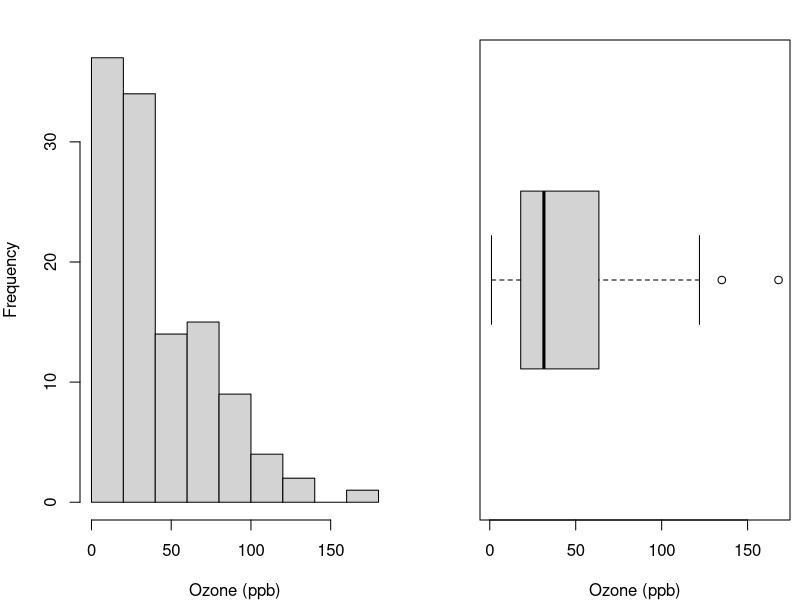
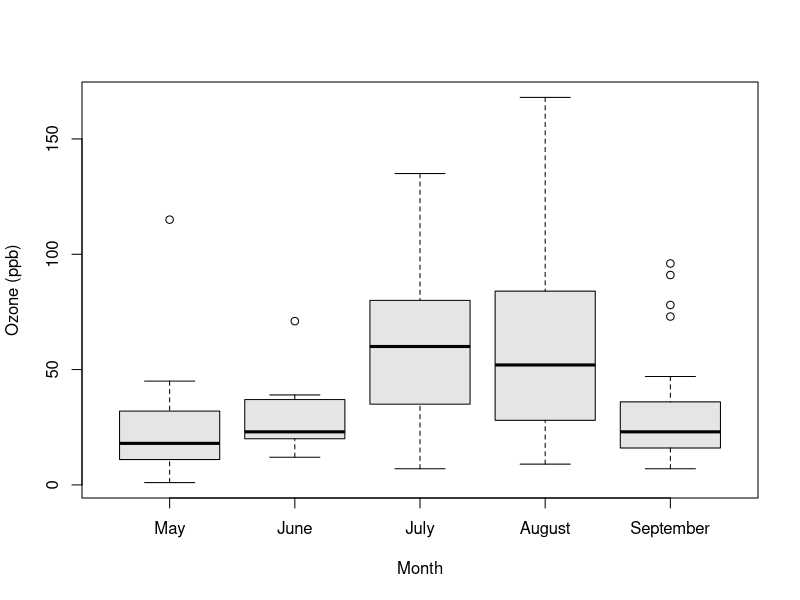
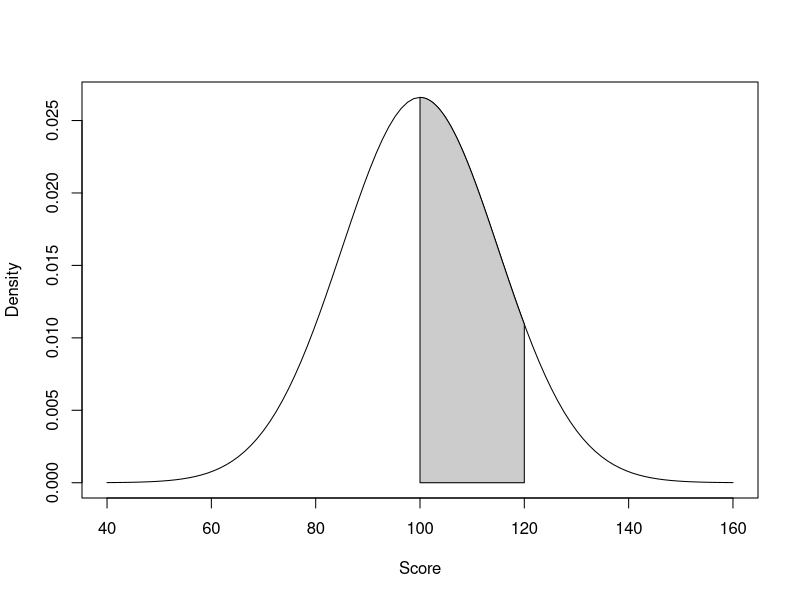
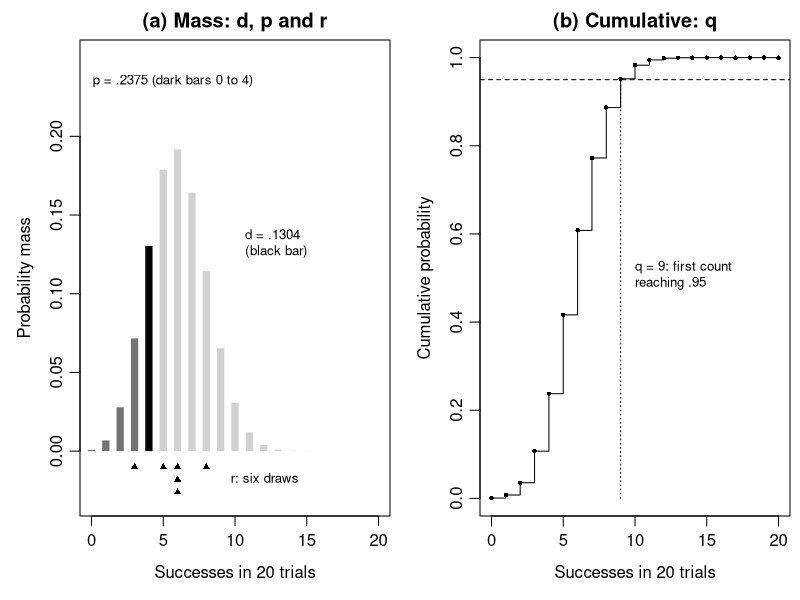
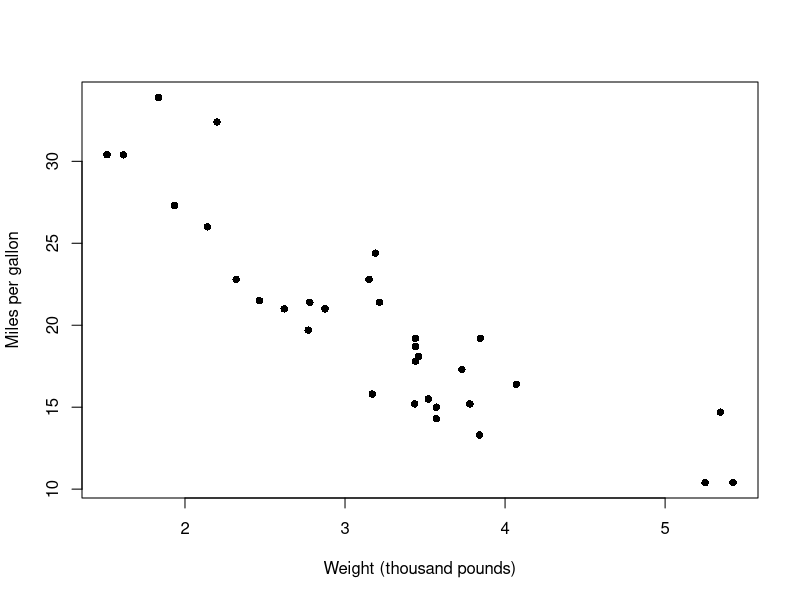
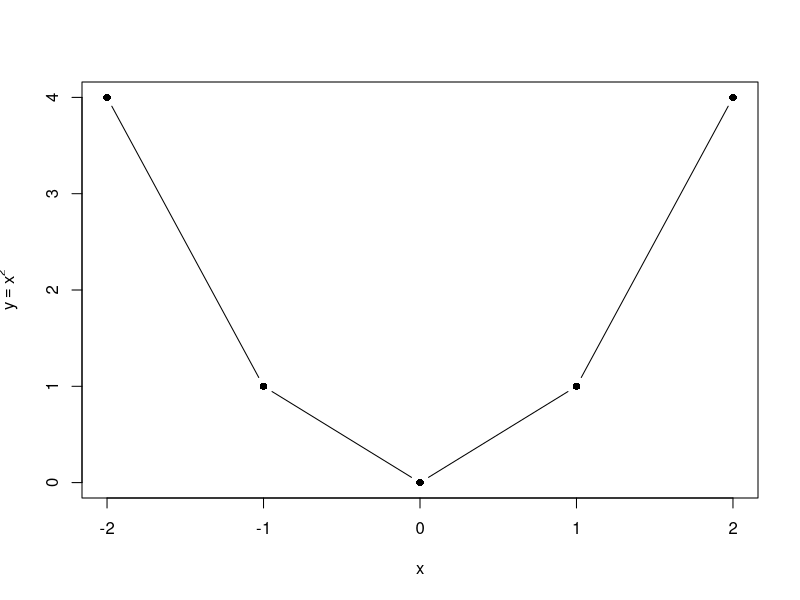
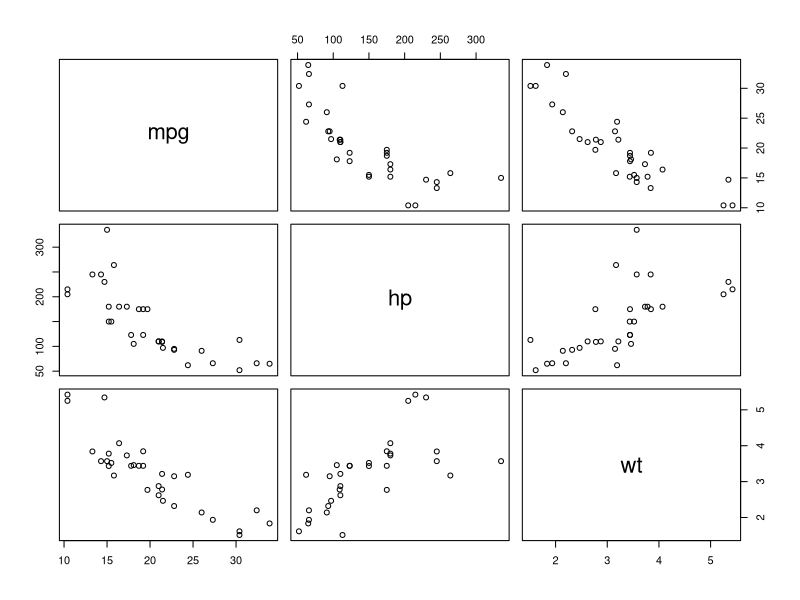
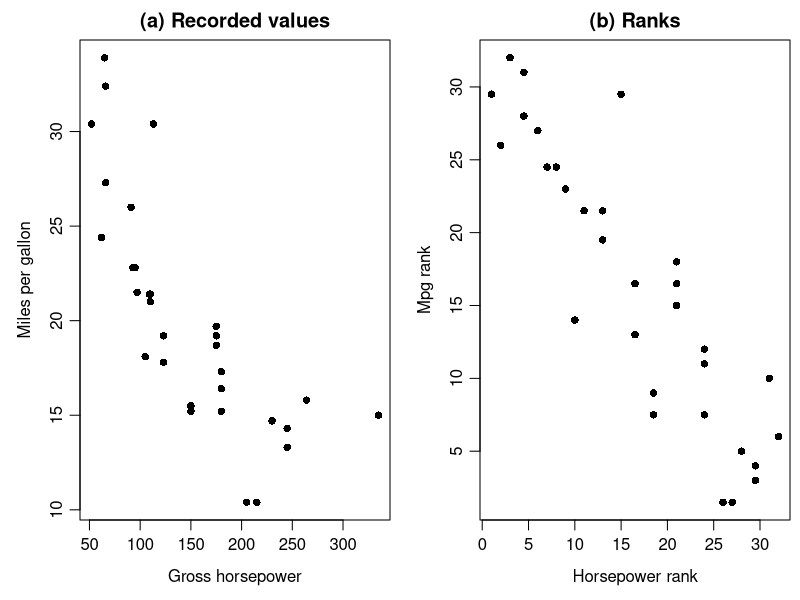

These figures' R source, in order:
## ---- chunk 1
#| label: setup
#| include: false
knitr::opts_chunk$set(echo = TRUE, warning = FALSE, message = FALSE,
                     collapse = TRUE, comment = "#>")
if (knitr::is_latex_output()) knitr::opts_chunk$set(dev = "cairo_pdf")
options(digits = 10, width = 65)
## ---- chunk 2
#| label: ch05-anchor-check
#| include: false
local({
  had_seed <- exists(".Random.seed", envir = .GlobalEnv, inherits = FALSE)
  if (had_seed) saved_seed <- get(".Random.seed", envir = .GlobalEnv)
  on.exit(if (had_seed) assign(".Random.seed", saved_seed, envir = .GlobalEnv)
    else if (exists(".Random.seed", envir = .GlobalEnv, inherits = FALSE))
      rm(".Random.seed", envir = .GlobalEnv))
  check <- function(actual, expected, label) {
    if (!isTRUE(all.equal(round(unname(actual), 4), expected,
                          check.attributes = FALSE))) stop(label)
  }
  air <- airquality
  ozone <- air$Ozone[!is.na(air$Ozone)]
  july <- subset(air, Month == 7 & !is.na(Ozone))
  check(c(nrow(july), mean(july$Ozone), mean((air$Temp - 32)*5/9)),
        c(26, 59.1154, 25.4902), "operations")
  check(c(mean(ozone), median(ozone), sd(ozone), IQR(ozone)),
        c(42.1293, 31.5, 32.9879, 45.25), "ozone summaries")
  scores <- rbind(c(50,60,70), c(50,60,100), c(58,60,62), c(40,60,80))
  check(apply(scores, 1, mean), c(60,70,60,60), "score means")
  check(apply(scores, 1, median), rep(60,4), "score medians")
  check(apply(scores, 1, sd), c(10,26.4575,2,20), "score SDs")
  check(quantile(c(1,3,3,5), c(.25,.75)), c(2.5,3.5), "type-7 quartiles")
  by_month <- split(ozone, air$Month[!is.na(air$Ozone)])
  check(lengths(by_month), c(26,9,26,26,29), "monthly counts")
  check(sapply(by_month, mean), c(23.6154,29.4444,59.1154,59.9615,31.4483), "monthly means")
  check(sapply(by_month, sd), c(22.2244,18.2079,31.6358,39.6812,24.1418), "monthly SDs")
  check(c(weighted.mean(sapply(by_month,mean)[2:3], lengths(by_month)[2:3]),
          mean(sapply(by_month,mean)[2:3])), c(51.4857,44.2799), "monthly weights")
  tab <- table(mtcars$am, mtcars$mpg >= 20)
  check(c(100*prop.table(tab,1)[,2], 100*prop.table(tab,2)[2,2]),
        c(21.0526,76.9231,71.4286), "conditional denominators")
  check(c(pnorm(100,mean(ozone),sd(ozone),lower.tail=FALSE),
          mean(ozone >= 100), pnorm(1)-pnorm(-1),
          mean(abs(ozone-mean(ozone)) <= sd(ozone))),
        c(.0397,.0603,.6827,.7241), "Normal check")
  check(c(pnorm(120,100,15)-pnorm(100,100,15),qnorm(c(.025,.975),100,15)),
        c(.4088,70.6005,129.3995), "Normal score model")
  check(c(dbinom(4,20,.3),pbinom(4,20,.3),qbinom(.95,20,.3)),
        c(.1304,.2375,9), "binomial functions")
  set.seed(20517)
  check(rbinom(6,20,.3),c(6,8,6,3,5,6),"binomial draws")
  X <- mtcars[c("mpg","hp","wt")]
  check(as.vector(cov(X)), c(36.3241,-320.7321,-5.1167,-320.7321,
        4700.8669,44.1927,-5.1167,44.1927,.9574), "covariance matrix")
  check(as.vector(cor(X)), c(1,-.7762,-.8677,-.7762,1,.6587,-.8677,.6587,1),
        "correlation matrix")
  check(c(cor(X$mpg,X$hp),cor(X$mpg,X$hp,method="spearman"),
          cor(X$mpg,X$hp,method="kendall"),cor(mtcars$am,mtcars$mpg)),
        c(-.7762,-.8947,-.7428,.5998), "coefficient choices")
  rp <- cor(residuals(lm(mpg~wt,X)),residuals(lm(hp~wt,X)))
  tp <- rp*sqrt(29/(1-rp^2))
  check(c(rp,tp,2*pt(abs(tp),29,lower.tail=FALSE)),
        c(-.547,-3.5187,.0015), "partial coefficient and test")
  binary <- cor.test(mtcars$am,mtcars$mpg)
  check(c(binary$statistic,binary$p.value), c(4.1061,.0003), "point-biserial test")
  set.seed(60506)
  x <- rnorm(30,50,10)
  check(c(mean(x),sd(x)),c(49.5691,7.0051),"parameter and statistic")
  set.seed(60203)
  m5 <- replicate(5000,mean(rexp(5,.1)))
  m30 <- replicate(5000,mean(rexp(30,.1)))
  check(c(mean(m5),sd(m5),mean(m30[1:200]),sd(m30[1:200]),mean(m30),sd(m30)),
        c(10.0141,4.5395,9.6698,1.7484,9.9626,1.7878), "repetitions")
  set.seed(60203)
  m5 <- replicate(5000,mean(rexp(5,.1)))
  m120 <- replicate(5000,mean(rexp(120,.1)))
  check(c(mean(m120),sd(m120)),c(9.9922,.9214),"larger study")
  set.seed(60204)
  w <- rexp(400,.1)
  check((cumsum(w)/seq_along(w))[c(10,50,100,400)],
        c(9.083,7.9852,8.8373,9.7207), "running means")
  set.seed(60501)
  v <- replicate(5000,var(rexp(5,.1)))
  check(c(mean(v),mean(v*.8)),c(101.2241,80.9793),"variance bias")
  pairs <- reshape(sleep,idvar="ID",timevar="group",direction="wide")
  d <- pairs$extra.2-pairs$extra.1
  check(c(mean(d),sd(d),var(d),sd(d)/sqrt(10),
          sqrt((var(pairs$extra.1)+var(pairs$extra.2))/10)),
        c(1.58,1.23,1.5129,.389,.8491), "paired SE")
  check(sqrt(6^2/60+6.4^2/60),1.1325,"assignment SE")
  one <- t.test(mtcars$mpg,mu=20)
  check(c(one$stderr,one$statistic,one$p.value,one$conf.int),
        c(1.0654,.0851,.9328,17.9177,22.2636), "one-mean t")
  se <- 5/sqrt(32); z <- (mean(mtcars$mpg)-20)/se
  check(c(se,z,2*pnorm(abs(z),lower.tail=FALSE),
          mean(mtcars$mpg)+c(-1,1)*qnorm(.975)*se),
        c(.8839,.1025,.9183,18.3582,21.823), "known-SD z")
  check(c(2*pt(2,24,lower.tail=FALSE),pt(2,24,lower.tail=FALSE),pt(2,24)),
        c(.0569,.0285,.9715), "planned direction")
  check(t.test(d)$conf.int,c(.7001,2.4599),"paired interval")
  check(t.test(d,conf.level=.99)$conf.int,c(.3159,2.8441),"paired 99% interval")
  auto <- mtcars$mpg[mtcars$am==0]; manual <- mtcars$mpg[mtcars$am==1]
  welch <- t.test(auto,manual); pooled <- t.test(auto,manual,var.equal=TRUE)
  check(c(welch$stderr,welch$parameter,welch$p.value,welch$conf.int),
        c(1.9232,18.3323,.0014,-11.2802,-3.2097),"Welch")
  check(c(pooled$stderr,pooled$parameter,pooled$p.value,pooled$conf.int),
        c(1.7644,30,.0003,-10.8484,-3.6415),"pooled")
  for (n in c(10,20,40)) {
    set.seed(60610)
    a <- replicate(2000, {
      y <- rnorm(n,1.5,1.2)
      c(mean(y),abs(mean(y)-1.5)<=qt(.975,n-1)*sd(y)/sqrt(n))
    })
    expected <- switch(as.character(n), "10"=c(1.5015,.3766,.3795,.9515),
      "20"=c(1.5006,.2591,.2683,.951), "40"=c(1.5014,.1886,.1897,.946))
    check(c(mean(a[1,]),sd(a[1,]),1.2/sqrt(n),mean(a[2,])),expected,"coverage")
  }
  for (n in c(10,40)) {
    set.seed(60610)
    a <- replicate(40, {
      y <- rnorm(n,1.5,1.2)
      m <- mean(y); h <- qt(.975,n-1)*sd(y)/sqrt(n)
      c(m,m-h,m+h)
    })
    expected <- if (n==10) c(1.0213,2.2119,39) else c(1.2846,1.9649,39)
    check(c(a[2:3,1],sum(a[2,]<=1.5 & 1.5<=a[3,])),expected,"coverage figure")
  }
  check(cor.test(mtcars$wt,mtcars$mpg)$conf.int,c(-.9338,-.7441),"Fisher interval")
  set.seed(12345)
  rho <- -.8677
  rs <- replicate(5000, {
    x <- rnorm(32); y <- rho*x+sqrt(1-rho^2)*rnorm(32); cor(x,y)
  })
  check(sd(atanh(rs)),.1831,"Fisher SD")
})
## ---- chunk 3
#| label: ch05-scores
scores <- c(50, 60, 70)
mean(scores)
## ---- chunk 4
#| label: ch05-small-records
#| results: hide
small <- data.frame(student = c("A", "B", "C"),
  baseline = c(50, 60, 70), followup = c(55, NA, 78))
## ---- chunk 5
#| label: ch05-available-mean
mean(small$followup, na.rm = TRUE)
## ---- chunk 6
#| label: ch05-pair-mean
both <- complete.cases(small)
mean(small$followup[both] - small$baseline[both])
## ---- chunk 7
#| label: ch05-air-records
air <- airquality
ozone <- na.omit(air$Ozone)
## ---- chunk 8
#| label: ch05-recorded-share
100 * length(ozone) / nrow(air)
## ---- chunk 9
#| label: fig-ch05-ozone
#| echo: !expr c(2, 3)
#| fig-cap: "Recorded ozone values on 116 days, displayed as a histogram and a boxplot."
#| fig-alt: "The histogram has a long right tail reaching 168 ppb. The horizontal boxplot places the median near the lower values and marks several high observations beyond its upper whisker."
#| fig-width: 6.2
#| fig-height: 3.4
oldpar <- par(mfrow = c(1, 2), mar = c(4, 4, 2, .5))
hist(ozone, breaks = seq(0, 180, by = 20), xlab = "Ozone (ppb)", main = "")
boxplot(ozone, horizontal = TRUE, xlab = "Ozone (ppb)")
par(oldpar)
## ---- chunk 10
#| label: ch05-ozone-summaries
c(mean = mean(ozone), median = median(ozone), SD = sd(ozone),
  IQR = IQR(ozone))
## ---- chunk 11
#| label: ch05-monthly
air_observed <- na.omit(air[c("Ozone", "Month")])
air_observed$month <- factor(air_observed$Month, labels = month.name[5:9])
tapply(air_observed$Ozone, air_observed$month, mean)
## ---- chunk 12
#| label: fig-ch05-months
#| echo: false
#| fig-cap: "Recorded ozone distributions by month; each box uses that month's available measurements."
#| fig-alt: "July and August have higher median ozone than May, June, and September, with different spreads and only nine observed days in June."
#| fig-width: 6
#| fig-height: 3.4
boxplot(Ozone ~ month, data = air_observed,
        xlab = "Month", ylab = "Ozone (ppb)", col = "grey90")
## ---- chunk 13
#| label: ch05-transmission-table
cars <- mtcars
cars$transmission <- factor(cars$am, levels = c(0, 1),
  labels = c("Automatic", "Manual"))
tab <- table(cars$transmission, cars$mpg >= 20)
tab
100 * prop.table(tab, margin = 1)
## ---- chunk 14
#| label: ch05-normal-model
pnorm(100, mean = mean(ozone), sd = sd(ozone), lower.tail = FALSE)
## ---- chunk 15
#| label: ch05-score-model
pnorm(120, mean = 100, sd = 15) - pnorm(100, mean = 100, sd = 15)
qnorm(c(.025, .975), mean = 100, sd = 15)
## ---- chunk 16
#| label: fig-ch05-normal-area
#| echo: false
#| fig-cap: "Probability is an area under a stipulated Normal density."
#| fig-alt: "The score range from 100 to 120 is shaded under a Normal curve with mean 100 and SD 15. Its area is .4088."
#| fig-width: 6.2
#| fig-height: 3.3
curve(dnorm(x, mean = 100, sd = 15), 40, 160,
      xlab = "Score", ylab = "Density")
shade_x <- seq(100, 120, length.out = 200)
polygon(c(100, shade_x, 120),
        c(0, dnorm(shade_x, 100, 15), 0), col = "grey80")
## ---- chunk 17
#| label: ch05-binomial-functions
c(d = dbinom(4, size = 20, prob = .3),
  p = pbinom(4, size = 20, prob = .3),
  q = qbinom(.95, size = 20, prob = .3))
set.seed(20517)
rbinom(6, size = 20, prob = .3)
## ---- chunk 18
#| label: fig-ch05-dpqr
#| echo: false
#| fig-cap: "Four questions asked of one binomial model, 20 trials with success probability .3. (a) The mass at 4 (black bar) is what `dbinom` returns; the masses at 0 to 4 together (dark bars) are what `pbinom` returns; the triangles below the axis are the six counts from `rbinom`. (b) The cumulative probability first reaches .95 at 9, the value `qbinom` returns."
#| fig-alt: "Left panel: bars of binomial probability for 0 to 20 successes, highest near 6, with the bar at 4 in black, the bars at 0 to 3 dark grey, and six triangles below the axis at 3, 5, 6, 6, 6 and 8. Right panel: the cumulative probability as a step function, crossing the dashed .95 line at 9."
#| fig-width: 6.5
#| fig-height: 3.1
k <- 0:20
mass <- dbinom(k, size = 20, prob = .3)
cumulative <- pbinom(k, size = 20, prob = .3)
set.seed(20517)
drawn <- table(rbinom(6, size = 20, prob = .3))
oldpar <- par(mfrow = c(1, 2), mar = c(4.2, 4, 2, .5), mgp = c(2.3, .7, 0))
plot(k, mass, type = "h", lwd = 7, lend = 1,
     col = ifelse(k == 4, "black", ifelse(k < 4, "grey45", "grey82")),
     ylim = c(-.03, .25), yaxt = "n", xlab = "Successes in 20 trials",
     ylab = "Probability mass", main = "(a) Mass: d, p and r")
axis(2, at = seq(0, .2, by = .05))
text(10, .13, "d = .1304\n(black bar)", pos = 4, cex = .8)
text(-.6, .235, "p = .2375 (dark bars 0 to 4)", pos = 4, cex = .8)
for (v in names(drawn)) points(rep(as.numeric(v), drawn[v]),
  -.01 - .008 * (seq_len(drawn[v]) - 1), pch = 17, cex = .7)
text(9, -.018, "r: six draws", pos = 4, cex = .8)
plot(k, cumulative, type = "s", ylim = c(0, 1),
     xlab = "Successes in 20 trials", ylab = "Cumulative probability",
     main = "(b) Cumulative: q")
points(k, cumulative, pch = 16, cex = .6)
abline(h = .95, lty = 2)
segments(9, 0, 9, cumulative[10], lty = 3)
text(9.3, .5, "q = 9: first count\nreaching .95", pos = 4, cex = .8)
par(oldpar)
## ---- chunk 19
#| label: fig-ch05-car-pairs
#| fig-cap: "Mileage and weight for 32 recorded car models."
#| fig-alt: "Heavier models generally have lower mpg, with substantial scatter around the decreasing pattern and possible curvature."
#| fig-width: 6.2
#| fig-height: 3.5
plot(mtcars$wt, mtcars$mpg, pch = 16,
  xlab = "Weight (thousand pounds)", ylab = "Miles per gallon")
## ---- chunk 20
#| label: ch05-cov-cor
c(covariance = cov(mtcars$wt, mtcars$mpg),
  r = cor(mtcars$wt, mtcars$mpg))
## ---- chunk 21
#| label: fig-ch05-curve
#| echo: false
#| fig-cap: "An exact curved relationship with zero Pearson correlation."
#| fig-alt: "Five points at x equal to minus two, minus one, zero, one and two have y values four, one, zero, one and four, forming a U."
#| fig-width: 5.5
#| fig-height: 2.8
x_curve <- -2:2
plot(x_curve, x_curve^2, type = "b", pch = 16,
     xlab = "x", ylab = expression(y == x^2))
## ---- chunk 22
#| label: ch05-matrices
X <- mtcars[c("mpg", "hp", "wt")]
S <- cov(X)
R <- cov2cor(S)
## ---- chunk 23
#| label: fig-ch05-matrix-pairs
#| echo: !expr 1
#| fig-cap: "Every off-diagonal matrix entry summarizes a pair of measurements on the same 32 car models. Read a panel using the column variable horizontally and the row variable vertically; opposite panels exchange the axes."
#| fig-alt: "A three-by-three scatterplot matrix for mpg, horsepower and weight. Diagonal cells name variables. Mpg declines with horsepower and weight; horsepower generally rises with weight, with substantial scatter."
#| fig-width: 6
#| fig-height: 4.2
pairs(X)
## ---- chunk 24
#| label: ch05-spearman
c(Pearson = cor(X$mpg, X$hp),
  Spearman = cor(X$mpg, X$hp, method = "spearman"))
## ---- chunk 25
#| label: fig-ch05-rank
#| echo: false
#| fig-cap: "Mileage and horsepower for the 32 models, (a) on the recorded scales and (b) as ranks. The curved decline in (a) weakens the linear coefficient; ranks straighten a monotone pattern."
#| fig-alt: "Left panel: mpg falls steeply with horsepower up to about 150 and then levels off, a curved decreasing pattern. Right panel: the ranks of the same models fall along a nearly straight decreasing band."
#| fig-width: 6.5
#| fig-height: 3
oldpar <- par(mfrow = c(1, 2), mar = c(4, 4, 2, .5), mgp = c(2.3, .7, 0))
plot(X$hp, X$mpg, pch = 16, xlab = "Gross horsepower",
     ylab = "Miles per gallon", main = "(a) Recorded values")
plot(rank(X$hp), rank(X$mpg), pch = 16, xlab = "Horsepower rank",
     ylab = "Mpg rank", main = "(b) Ranks")
par(oldpar)
## ---- chunk 26
#| label: ch05-partial-residuals
resid_mpg <- residuals(lm(mpg ~ wt, data = X))
resid_hp <- residuals(lm(hp ~ wt, data = X))
cor(resid_mpg, resid_hp)
## ---- chunk 27
#| label: fig-ch05-partial
#| echo: false
#| fig-cap: "Mileage and horsepower after separately fitting their linear relationships with weight."
#| fig-alt: "The two residual vectors from the same 32 car models retain a negative association, with partial correlation minus .547."
#| fig-width: 6.2
#| fig-height: 3.5
plot(resid_hp, resid_mpg, pch = 16,
     xlab = "Horsepower residual after weight adjustment",
     ylab = "Mpg residual after weight adjustment")
## ---- chunk 28
#| label: ch05-one-sample
set.seed(60506)
one_sample <- rnorm(30, mean = 50, sd = 10)
c(mean = mean(one_sample), SD = sd(one_sample))
## ---- chunk 29
#| label: ch05-replicate
set.seed(60203)
means_5 <- replicate(5000, mean(rexp(5, rate = 1 / 10)))
c(mean = mean(means_5), SE = sd(means_5))
## ---- chunk 30
#| label: ch05-repetitions
#| include: false
means_30 <- replicate(5000, mean(rexp(30, rate = 1 / 10)))
set.seed(60203)
means_5_again <- replicate(5000, mean(rexp(5, rate = 1 / 10)))
means_120 <- replicate(5000, mean(rexp(120, rate = 1 / 10)))
## ---- chunk 31
#| label: fig-ch05-repetitions
#| echo: false
#| fig-cap: "More repetitions or larger studies. Each histogram collects simulated sample means from the waiting-time model; the dashed line marks the model mean, 10 minutes. (a) The first 200 of the 5,000 means of 30 waits; (b) all 5,000; (c) 5,000 means of 120 waits."
#| fig-alt: "Three histograms on common axes from 4 to 18 minutes. The first, from 200 means, is ragged; the second, from 5,000 means of the same study size, is smooth with the same spread; the third, from 5,000 means of 120 waits, is about half as wide."
#| fig-width: 6.5
#| fig-height: 2.9
panels <- list(means_30[1:200], means_30, means_120)
titles <- c("(a) n = 30, B = 200", "(b) n = 30, B = 5,000",
            "(c) n = 120, B = 5,000")
oldpar <- par(mfrow = c(1, 3), mar = c(4, 3.6, 2, .4), mgp = c(2.2, .7, 0))
for (j in 1:3) {
  hist(panels[[j]], breaks = seq(4, 18, by = .5), probability = TRUE,
       ylim = c(0, .5), col = "grey85", main = titles[j],
       xlab = "Sample mean (minutes)", ylab = "Density")
  abline(v = 10, lty = 2)
}
par(oldpar)
## ---- chunk 32
#| label: fig-ch05-running-mean
#| echo: false
#| fig-cap: "One running mean from independent exponential waits with model mean ten minutes."
#| fig-alt: "The running mean fluctuates irregularly around ten; it is 9.7207 after 400 observations. Adding a draw can move it closer to or farther from the target."
#| fig-width: 6.2
#| fig-height: 3.3
set.seed(60204)
running_waits <- rexp(400, rate = 1 / 10)
running_mean <- cumsum(running_waits) / seq_along(running_waits)
plot(running_mean, type = "l", xlab = "Number of observations",
     ylab = "Running mean (minutes)", ylim = range(c(running_mean, 10)))
abline(h = 10, lty = 2)
## ---- chunk 33
#| label: fig-ch05-waiting
#| echo: false
#| fig-cap: "Individual waits and averages answer different questions. The line in every panel is the same exponential density for a single wait, with mean and SD ten minutes. Histograms show 5,000 independent sample means at each sample size. The dashed line marks their common model mean."
#| fig-alt: "Three panels on common axes compare means of 5, 30 and 100 waits. The density for one wait stays strongly right-skewed in every panel; the histograms of means become narrower and more symmetric around ten."
#| fig-width: 6.5
#| fig-height: 3
local({
  set.seed(60203)
  means <- lapply(c(5, 30, 100), function(n)
    replicate(5000, mean(rexp(n, rate = 1 / 10))))
  breaks <- seq(0, ceiling(max(unlist(means))), by = .5)
  op <- par(mfrow = c(1, 3), mar = c(3.6, 3.5, 2, .4),
            mgp = c(2.2, .7, 0))
  for (j in 1:3) {
    hist(means[[j]], breaks = breaks, probability = TRUE,
      ylim = c(0, .45), col = "grey85", xlab = "Minutes",
      ylab = "Density", main = paste("n =", c(5, 30, 100)[j]))
    curve(dexp(x, rate = 1 / 10), from = 0, to = max(breaks),
      add = TRUE, lwd = 2)
    abline(v = 10, lty = 2)
  }
  par(op)
})
## ---- chunk 34
#| label: ch05-sleep-differences
sleep_wide <- reshape(sleep, idvar = "ID", timevar = "group",
  direction = "wide")
sleep_d <- sleep_wide$extra.2 - sleep_wide$extra.1
c(mean = mean(sleep_d), SD = sd(sleep_d),
  SE = sd(sleep_d) / sqrt(length(sleep_d)))
## ---- chunk 35
#| label: ch05-critical-values
c(z = qnorm(.975), t5 = qt(.975, 5), t9 = qt(.975, 9),
  t30 = qt(.975, 30))
## ---- chunk 36
#| label: ch05-one-t
t.test(mtcars$mpg, mu = 20)
## ---- chunk 37
#| label: ch05-summary-p
c(two_sided = 2 * pt(2, df = 24, lower.tail = FALSE),
  upper = pt(2, df = 24, lower.tail = FALSE))
## ---- chunk 38
#| label: fig-ch05-pairs
#| echo: false
#| fig-cap: "Two measurements for each of ten people."
#| fig-alt: "Lines connect drug 1 and drug 2 for each person; nine rise and one is flat."
#| fig-width: 6.2
#| fig-height: 3.4
matplot(1:2, t(as.matrix(sleep_wide[c("extra.1", "extra.2")])),
  type = "b", lty = 1, pch = 16, col = "grey40",
  xaxt = "n", xlab = "Drug", ylab = "Extra sleep (hours)")
axis(1, at = 1:2, labels = c("1", "2"))
## ---- chunk 39
#| label: ch05-paired-test
t.test(sleep_wide$extra.2, sleep_wide$extra.1, paired = TRUE)
## ---- chunk 40
#| label: ch05-welch-test
auto <- mtcars$mpg[mtcars$am == 0]
manual <- mtcars$mpg[mtcars$am == 1]
t.test(auto, manual)
## ---- chunk 41
#| label: fig-ch05-coverage
#| echo: false
#| fig-pos: "ht"
#| fig-width: 6.2
#| fig-height: 4.0
#| fig-cap: "Fresh data produce different 95% t intervals. Each dot is a sample mean, and its segment uses that study's estimated SE. The vertical line is the fixed true mean, 1.5 hours; dashed segments and open dots mark intervals that miss it. Each panel shows the first 40 of the corresponding table's 2,000 studies, with seed 60610 reset for each sample size. In each panel, 39 of 40 intervals cover."
#| fig-alt: "Two panels share the same horizontal scale. Forty mean-and-interval rows from studies of size 10 vary in centre and width; the twenty-seventh misses 1.5. Forty rows from studies of size 40 are narrower; the twenty-fifth misses 1.5. The true mean stays fixed in both panels."
local({
  op <- par(mfrow = c(1, 2), mar = c(3.5, 3.4, 2.1, .6),
            mgp = c(2.1, .6, 0))
  for (n in c(10, 40)) {
    set.seed(60610)
    ci <- replicate(40, {
      x <- rnorm(n, mean = 1.5, sd = 1.2)
      m <- mean(x)
      h <- qt(.975, n - 1) * sd(x) / sqrt(n)
      c(mean = m, lower = m - h, upper = m + h)
    })
    hit <- ci[2, ] <= 1.5 & 1.5 <= ci[3, ]
    plot(NA, xlim = c(-.35, 3.15), ylim = c(40.5, .5),
         xlab = "Mean difference (hours)", ylab = "Repeated study",
         yaxt = "n", xaxt = "n", main = paste("n =", n), cex.main = 1)
    axis(1, at = c(0, 1.5, 3), labels = c("0", "1.5", "3"))
    axis(2, at = c(1, 10, 20, 30, 40), las = 1)
    abline(v = 1.5, col = "grey55", lwd = 1.3)
    segments(ci[2, ], 1:40, ci[3, ], 1:40, lty = ifelse(hit, 1, 2),
             col = ifelse(hit, "grey30", "black"), lwd = ifelse(hit, .8, 1.5))
    points(ci[1, ], 1:40, pch = ifelse(hit, 16, 1), cex = .5)
  }
  par(op)
})
## ---- chunk 42
#| label: ch05-pearson-test
cor.test(mtcars$wt, mtcars$mpg)
## ---- chunk 43
#| label: fig-ch05-fisher
#| echo: false
#| fig-cap: "Sample correlations from 5,000 simulated studies of 32 pairs with process correlation $-.8677$. (a) On the correlation scale the distribution is skewed, with a long tail toward zero and a hard limit at $-1$; (b) on the Fisher scale it is nearly Normal, and the curve is the Normal density with SD $1/\\sqrt{29}$. Dashed lines mark the process value on each scale."
#| fig-alt: "Left panel: a histogram of simulated correlations between about minus .97 and minus .6, peaked near minus .88 with a long right tail. Right panel: the same values after the inverse hyperbolic tangent form a symmetric histogram matched by a Normal curve."
#| fig-width: 6.5
#| fig-height: 3
set.seed(12345)
rho <- -.8677
r_sim <- replicate(5000, {
  x <- rnorm(32)
  y <- rho * x + sqrt(1 - rho^2) * rnorm(32)
  cor(x, y)
})
oldpar <- par(mfrow = c(1, 2), mar = c(4, 4, 2, .5), mgp = c(2.3, .7, 0))
hist(r_sim, breaks = seq(-1, -.55, by = .01), probability = TRUE,
     col = "grey85", xlab = "Sample correlation r",
     main = "(a) Correlation scale")
abline(v = rho, lty = 2)
hist(atanh(r_sim), breaks = 40, probability = TRUE, col = "grey85",
     xlab = "atanh(r)", main = "(b) Fisher scale")
curve(dnorm(x, atanh(rho), 1 / sqrt(29)), add = TRUE, lwd = 2)
abline(v = atanh(rho), lty = 2)
par(oldpar)
